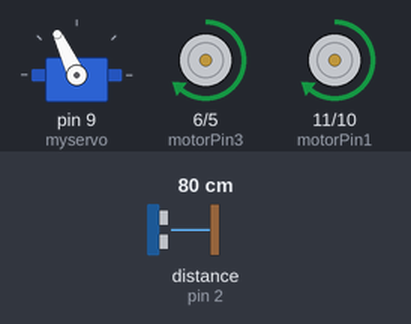
Recording of a sketch running on a simulated Arduino Uno, built with avr-gcc and run on an emulated ATmega328P. Shown: servo, motor-driver pin pairs drawn as motors (green arrow = first pin HIGH = forward, orange = second pin HIGH = backward, longer = more drive). The test bench sets the inputs (shaded band); at power-on: distance to the obstacle (sensor on pin 2) 80 cm. The echo pulse lasts 58.3 µs per cm.

Above: at 3.9 s.
4.0 s: distance to the obstacle (sensor on pin 2) set to 23 cm
5.5 s: distance to the obstacle (sensor on pin 2) set to 18 cm
At 6.2 s:
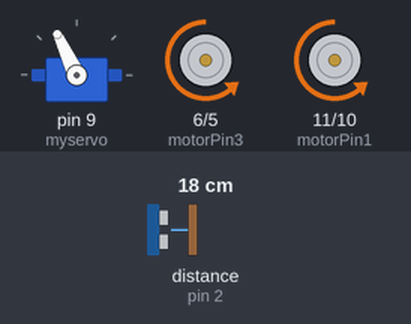
At 7.0 s:
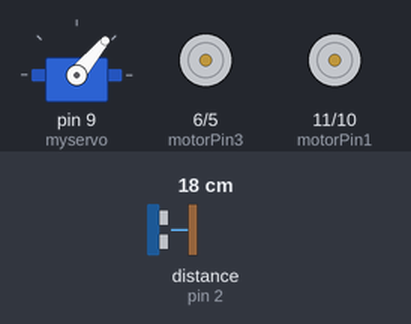
Timing chart, 0 to 14.5 s (numbered marks = the images above; inputs shaded):
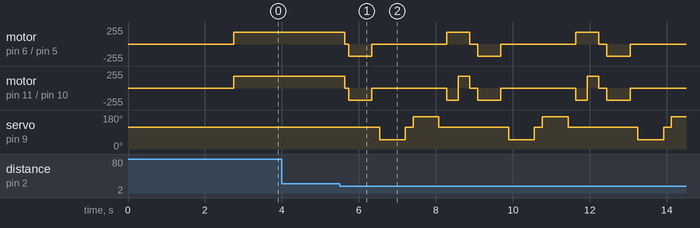

Measured:
- the behaviour switches between 21 and 20 cm on distance to the obstacle (sensor on pin 2) (found by bisection; images 0 and 1)
- after the input at 4.0 s, every drawn part: stays the same

The sketch:

Robot_omijajacy_przeszkody.ino
```cpp
#include <NewPing.h>
#include <Servo.h>

#define TRIG_PIN 3
#define ECHO_PIN 2
#define MAX_DISTANCE 200
NewPing sonar(TRIG_PIN, ECHO_PIN, MAX_DISTANCE);
Servo myservo;

boolean goesForward=false;
int distance = 100;
int speedSet = 0;

const int motorPin1  = 11; //Prawa przód
const int motorPin2  = 10; //Prawa tył
//Motor B
const int motorPin3  = 6; //Lewa przód
const int motorPin4  = 5; //Lewa tył

void setup() {

  myservo.attach(9);
  myservo.write(115);
  delay(2000);
  distance = readPing();
  delay(100);
  distance = readPing();
  delay(100);
  distance = readPing();
  delay(100);
  distance = readPing();
  delay(100);
}

void loop() {
 int distanceR = 0;
 int distanceL =  0;
 delay(40);

 if(distance<=20)
 {
  moveStop();
  delay(100);
  moveBackward();
  delay(300);
  moveStop();
  delay(200);
  distanceR = lookRight();
  delay(200);
  distanceL = lookLeft();
  delay(200);

  if(distanceR>=distanceL)
  {
    turnRight();
    moveStop();
  }else
  {
    turnLeft();
    moveStop();
  }
 }else
 {
  moveForward();
 }
 distance = readPing();
}

int lookRight()
{
    myservo.write(50);
    delay(500);
    int distance = readPing();
    delay(100);
    myservo.write(115);
    return distance;
}

int lookLeft()
{
    myservo.write(170);
    delay(500);
    int distance = readPing();
    delay(100);
    myservo.write(115);
    return distance;
    delay(100);
}

int readPing() {
  delay(70);
  int cm = sonar.ping_cm();
  if(cm==0)
  {
    cm = 250;
  }
  return cm;
}

void moveStop() {
    analogWrite(motorPin1, 0);
    analogWrite(motorPin2, 0);
    analogWrite(motorPin3, 0);
    analogWrite(motorPin4, 0);
  }

void moveForward() {

    analogWrite(motorPin1, 180); //Prawa przód
    analogWrite(motorPin2, 0); //Prawa tył
    analogWrite(motorPin3, 180); //Lewa przód
    analogWrite(motorPin4, 0); //Lewa tył
    delay(300);
}

void moveBackward() {

    analogWrite(motorPin1, 0); //Prawa przód
    analogWrite(motorPin2, 180); //Prawa tył
    analogWrite(motorPin3, 0); //Lewa przód
    analogWrite(motorPin4, 180); //Lewa tył
    delay(300);

}

void turnRight() {
    analogWrite(motorPin1, 0); //Prawa przód
    analogWrite(motorPin2, 180); //Prawa tył
    analogWrite(motorPin3, 180); //Lewa przód
    analogWrite(motorPin4, 0); //Lewa tył
    delay(300);
    moveForward();

}

void turnLeft() {
    analogWrite(motorPin1, 180); //Prawa przód
    analogWrite(motorPin2, 0); //Prawa tył
    analogWrite(motorPin3, 0); //Lewa przód
    analogWrite(motorPin4, 180); //Lewa tył
    delay(300);
   moveForward();
}
```
